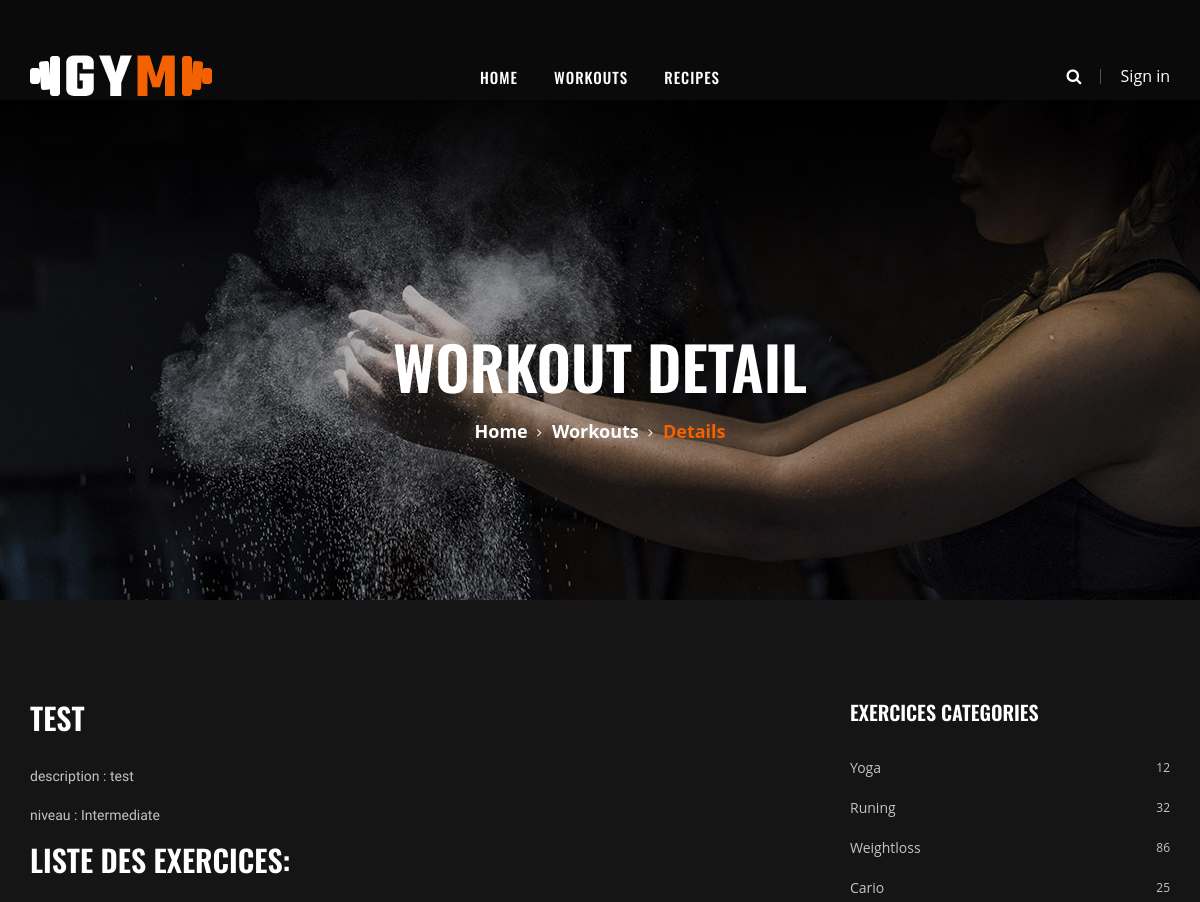
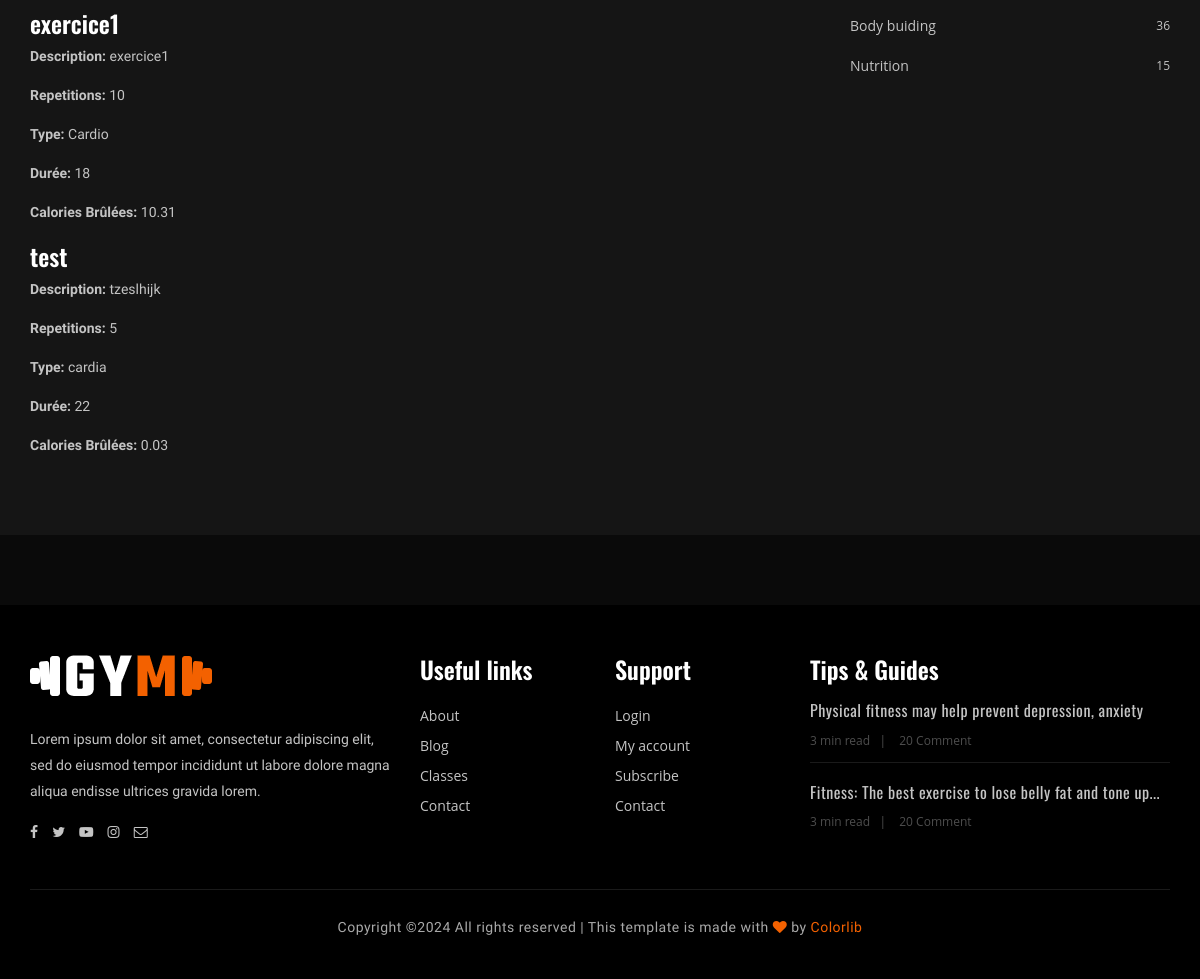
The app's page /workouts/2/ with its own data (2 pictures, top to bottom).
### Workout/models.py (models this page shows, shortened)
class Workout(models.Model):
    WORKOUT_LEVELS = [
        ('Beginner', 'Beginner'),
        ('Intermediate', 'Intermediate'),
        ('Advanced', 'Advanced'),
    ]
    name = models.CharField(max_length=100)
    description = models.TextField(null=True, blank=True)
    exercises = models.ManyToManyField(Exercise, through='WorkoutExercise')
    level = models.CharField(max_length=20, choices=WORKOUT_LEVELS, default='Beginner')
    created_at = models.DateTimeField(auto_now_add=True)
    created_by = models.ForeignKey(User, on_delete=models.CASCADE)
    image = models.ImageField(upload_to='images/', null=True, blank=True)

class Exercise(models.Model):
    name = models.CharField(max_length=100)
    description = models.TextField()
    category = models.CharField(max_length=100)
    duration = models.IntegerField(null=True, blank=True)
    repetitions = models.IntegerField(null=True, blank=True)
    calories_burned = models.DecimalField(max_digits=5, decimal_places=2, null=True, blank=True)

### Workout/views.py (the view)
# urls.py: path('workouts/<int:pk>/', WorkoutDetailView.as_view(), name='workout_detail'),
class WorkoutDetailView(DetailView):
    model = Workout
    template_name = 'workout_detail.html'
    context_object_name = 'workout'

### templates/Workout/workout_detail.html (shortened to what this page needs)
{% extends "base.html" %}
{% load static %}
{% block content %}
 <section class="breadcrumb-section set-bg" data-setbg="{% static 'img/breadcrumb-bg.jpg' %}">
    <div class="container">
        <div class="row">
            <div class="col-lg-12 text-center">
                <div class="breadcrumb-text">
                    <h2>Workout detail</h2>
                    <div class="bt-option">
                        <a href="/">Home</a>
                        <a href="/workouts_list">Workouts</a>
                        <span>Details</span>
                    </div>
                </div>
            </div>
        </div>
    </div>
</section>
<section class="class-details-section spad">
    <div class="container">
        <div class="row">
            <div class="col-lg-8">
                <div class="class-details-text">
                    <div class="cd-text">
                        <div class="cd-single-item">
                            <h3>{{ workout.name }}</h3>
                            <p>description : {{ workout.description }}</p>
                            <p>niveau : {{ workout.level }}</p>
                        </div>
                        <div class="cd-single-item">
                            <h3>Liste des Exercices:</h3>
                        </div>
                    </div>
                    <div class="cd-trainer">
                        <div class="row">
                            <div class="col-md-6">
                                {% for exercise in workout.exercises.all %}
                                <div class="cd-trainer-text">
                                    <div class="trainer-title">
                                            <h4 class="title-large">{{ exercise.name }}</h4>
                                            <p><strong>Description:</strong> {{ exercise.description }}</p>
                                            <p><strong>Repetitions:</strong> {{ exercise.repetitions }}</p>
                                            <p><strong>Type:</strong> {{ exercise.category }}</p>
                                            <p><strong>Durée:</strong> {{ exercise.duration }}</p>
                                            <p><strong>Calories Brûlées:</strong> {{ exercise.calories_burned }}</p>
                                    </div>
                                </div>
                                {% endfor %}
                            </div>
                        </div>
                    </div>
                </div>
            </div>
            <div class="col-lg-4 col-md-8">
                <div class="sidebar-option">
                    <div class="so-categories">
                        <h5 class="title">Exercices Categories</h5>
                        <ul>
                            <li><a href="#">Yoga <span>12</span></a></li>
                            <li><a href="#">Runing <span>32</span></a></li>
                            <li><a href="#">Weightloss <span>86</span></a></li>
                            <li><a href="#">Cario <span>25</span></a></li>
                            <li><a href="#">Body buiding <span>36</span></a></li>
                            <li><a href="#">Nutrition <span>15</span></a></li>
                        </ul>
                    </div>
                </div>
            </div>
        </div>
    </div>
</section>
{% endblock content %}

### templates/base.html (shortened to what this page needs)
{% load static %}
<!DOCTYPE html>
<html lang="zxx">
<head>
    <link rel="stylesheet" href="{% static 'css/bootstrap.min.css' %}" type="text/css">
    <link rel="stylesheet" href="{% static 'css/font-awesome.min.css' %}" type="text/css">
    <link rel="stylesheet" href="{% static 'css/flaticon.css' %}" type="text/css">
    <link rel="stylesheet" href="{% static 'css/owl.carousel.min.css' %}" type="text/css">
    <link rel="stylesheet" href="{% static 'css/barfiller.css' %}" type="text/css">
    <link rel="stylesheet" href="{% static 'css/magnific-popup.css' %}" type="text/css">
    <link rel="stylesheet" href="{% static 'css/slicknav.min.css' %}" type="text/css">
    <link rel="stylesheet" href="{% static 'css/style.css' %}" type="text/css">
</head>
<body>
    <header class="header-section">
        <div class="container-fluid">
            <div class="row">
                <div class="col-lg-3">
                    <div class="logo">
                        <a href="{% url 'home' %}">
                            <img src="{% static 'img/logo.png' %}" alt="">
                        </a>
                    </div>
                </div>
                <div class="col-lg-6">
                    <nav class="nav-menu">
                        <ul>
                            <li class="{% if request.path == '/' %}active{% endif %}">
                                <a href="{% url 'home' %}">Home</a>
                            </li>
                            <li class="{% if request.path == '/workouts/' %}active{% endif %}">
                                <a href="{% url 'workout_list' %}">Workouts</a>
                            </li>
                            <li class="{% if request.path == '/nutrition/' %}active{% endif %}">
                                <a href="{% url 'analyze_nutrition' %}">Recipes</a>
                            </li>
                        </ul>
                    </nav>
                </div>
                <div class="col-lg-3">
                    <div class="top-option">
                        <div class="to-search search-switch">
                            <i class="fa fa-search"></i>
                        </div>
                        <div class="to-social">
                            {% if not request.user.is_authenticated %}
                                <a class="btn-getstarted" href="/signup">Sign in</a>
                            {% else %}
                                <a class="btn-getstarted" href="/logout">Logout </a>
                            {% endif %}
                        </div>
                    </div>
                </div>
            </div>
        </div>
    </header>
    <section class="choseus-section spad">
        {% block content %}
        {% endblock %}
    </section>
    <section class="footer-section">
        <div class="container">
            <div class="row">
                <div class="col-lg-4">
                    <div class="fs-about">
                        <div class="fa-logo">
                            <a href="#"><img src="{% static 'img/logo.png' %}" alt=""></a>
                        </div>
                        <p>Lorem ipsum dolor sit amet, consectetur adipiscing elit, sed do eiusmod tempor incididunt ut
                            labore dolore magna aliqua endisse ultrices gravida lorem.</p>
                        <div class="fa-social">
                            <a href="#"><i class="fa fa-facebook"></i></a>
                            <a href="#"><i class="fa fa-twitter"></i></a>
                            <a href="#"><i class="fa fa-youtube-play"></i></a>
                            <a href="#"><i class="fa fa-instagram"></i></a>
                            <a href="#"><i class="fa fa-envelope-o"></i></a>
                        </div>
                    </div>
                </div>
                <div class="col-lg-2 col-md-3 col-sm-6">
                    <div class="fs-widget">
                        <h4>Useful links</h4>
                        <ul>
                            <li><a href="#">About</a></li>
                            <li><a href="#">Blog</a></li>
                            <li><a href="#">Classes</a></li>
                            <li><a href="#">Contact</a></li>
                        </ul>
                    </div>
                </div>
                <div class="col-lg-2 col-md-3 col-sm-6">
                    <div class="fs-widget">
                        <h4>Support</h4>
                        <ul>
                            <li><a href="#">Login</a></li>
                            <li><a href="#">My account</a></li>
                            <li><a href="#">Subscribe</a></li>
                            <li><a href="#">Contact</a></li>
                        </ul>
                    </div>
                </div>
                <div class="col-lg-4 col-md-6">
                    <div class="fs-widget">
                        <h4>Tips & Guides</h4>
                        <div class="fw-recent">
                            <h6><a href="#">Physical fitness may help prevent depression, anxiety</a></h6>
                            <ul>
                                <li>3 min read</li>
                                <li>20 Comment</li>
                            </ul>
                        </div>
                        <div class="fw-recent">
                            <h6><a href="#">Fitness: The best exercise to lose belly fat and tone up...</a></h6>
                            <ul>
                                <li>3 min read</li>
                                <li>20 Comment</li>
                            </ul>
                        </div>
                    </div>
                </div>
            </div>
            <div class="row">
                <div class="col-lg-12 text-center">
                    <div class="copyright-text">
                        <p>Copyright &copy;<script>document.write(new Date().getFullYear());</script> All rights reserved | This template is made with <i class="fa fa-heart" aria-hidden="true"></i> by <a href="https://colorlib.com" target="_blank">Colorlib</a></p>
                    </div>
                </div>
            </div>
        </div>
    </section>
</body>
</html>

### static/css/barfiller.css (style rules this page uses)
body { font-family: Arial; }

### records on screen
Workout: name "TEST", description "test", level "Intermediate"
Exercise: name "exercice1", description "exercice1", repetitions "10", category "Cardio", duration "18", calories_burned "10.31"
Exercise: name "test", description "tzeslhijk", repetitions "5", category "cardia", duration "22", calories_burned "0.03"
